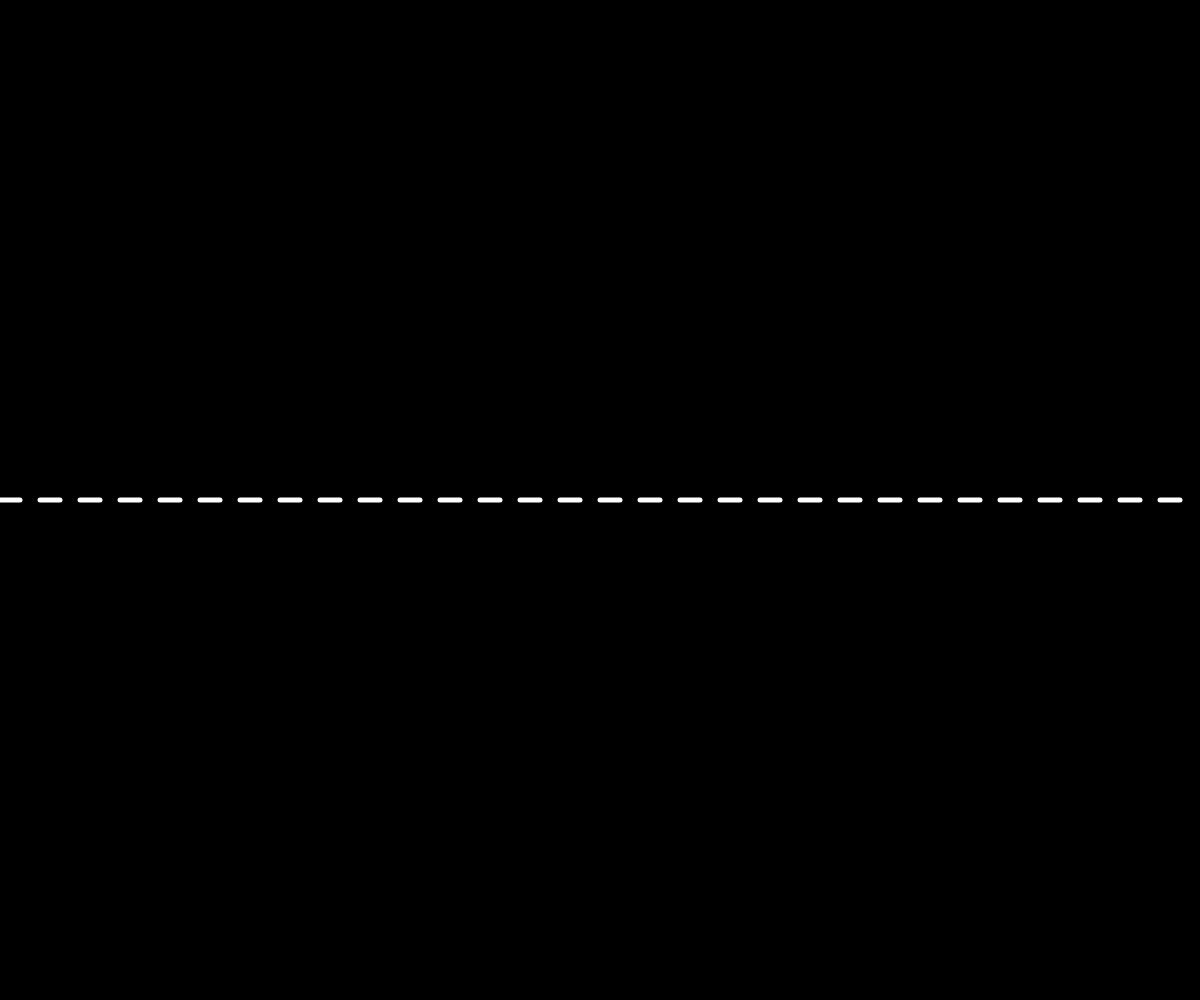
Frame 1 (no input)
Frame 60 (no input): identical to frame 1, image omitted
Frame 120 (the mouse pressed at the canvas centre since frame 60): identical to frame 1, image omitted

The p5.js sketch that drew this single still picture (run headless with seeded random() and noise() and a simulated clock; from frame 60 on, the mouse is pressed at the canvas centre):

// p5.js sketch
// ── sketch.js
// Project Title
// Your Name
// Date
//
// Extra for Experts:
// - describe what you did to take this project "above and beyond"


function setup() {
  createCanvas(windowWidth, windowHeight);
}

function draw() {
  background(0);
  drawRoad();
}

function drawRoad() {
  fill(0);
  noStroke();
  rect(0, height / 2 - 200, width, 400);
  stroke(255);
  strokeWeight(5);
  for (let i = 0; i < width; i += 40) {
    line(i, height / 2, i + 20, height / 2);
  }
}
